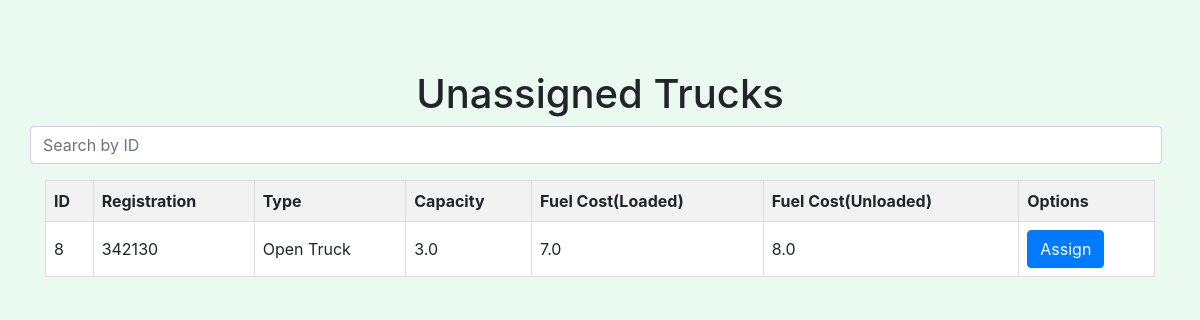
The page /sts/assign/1 (signed in) on the database its author committed.
### models.py (models this page shows, shortened)
class Vehicle(db.Model):
    vehicle_id = db.Column(db.Integer, primary_key=True, autoincrement=True)
    ward_id = db.Column(db.Integer, db.ForeignKey('sts_info.ward_id'))
    reg_num = db.Column(db.String(100), unique=True)
    vehicle_type = db.Column(db.Integer)
    vehicle_capacity = db.Column(db.Float)
    fcpk_unloaded = db.Column(db.Float)
    fcpk_loaded = db.Column(db.Float)

### sts.py (the view)
@sts.route('/assign/<int:wardId>')
def assign_sts(wardId: int):
    if 10 in session['permissions']:
        all_vehicles = Vehicle.query.filter_by(ward_id=-1).all()
        vehicles_data = [
                {
                 'id': vehicle.vehicle_id,
                 'ward': vehicle.ward_id,
                 'reg': vehicle.reg_num,
                 'type': vehicle.vehicle_type,
                 'capacity': vehicle.vehicle_capacity,
                 'loaded': vehicle.fcpk_loaded,
                 'unloaded': vehicle.fcpk_unloaded
                }
                for vehicle in all_vehicles]
        return render_template('unassigned_vehicles.html', vehicles=vehicles_data, ward_no=wardId)
    else:
        response = make_response(jsonify({"success": "False", "message": "Insufficient permissions"}), 401)
        return response

### templates/unassigned_vehicles.html (shortened to what this page needs)
<!DOCTYPE html>
<html lang="en">
<head>
    <link rel="stylesheet" href="https://cdn.jsdelivr.net/npm/bootstrap@4.6.2/dist/css/bootstrap.min.css">
</head>
<body>
<div class="container">
    <h1 class="row justify-content-center">Unassigned Trucks</h1>
    <div class="row justify-content-center mb-3">
        <input type="number" id="searchInput" class="form-control mr-2" placeholder="Search by ID">
    </div>
    <table id="vehicleTable">
        <thead>
            <tr>
                <th onclick="sortTable(0)">ID</th>
                <th onclick="sortTable(2)">Registration</th>
                <th onclick="sortTable(3)">Type</th>
                <th onclick="sortTable(4)">Capacity</th>
                <th onclick="sortTable(5)">Fuel Cost(Loaded)</th>
                <th onclick="sortTable(6)">Fuel Cost(Unloaded)</th>
                <th>Options</th>
            </tr>
        </thead>
        <tbody>
            {% for vehicle in vehicles %}
    <tr class="vehicleData">
        <td>{{ vehicle.id }}</td>
        <td>{{ vehicle.reg }}</td>
        {% if vehicle.type==1 %}
            <td>Open Truck</td>
        {% elif vehicle.type==2 %}
            <td>Dump Truck</td>
        {% elif vehicle.type==3 %}
            <td>Compactor</td>
        {% elif vehicle.type==4 %}
            <td>Container Carrier</td>
        {% endif %}
        <td>{{ vehicle.capacity }}</td>
        <td>{{ vehicle.loaded }}</td>
        <td>{{ vehicle.unloaded }}</td>
        <td>
            <form id="edit-form-{{ vehicle.id }}">
                <button type="submit" class="btn btn-primary">Assign</button>
            </form>
        </td>
    </tr>
{% endfor %}
        </tbody>
    </table>
</div>
</body>
</html>

### templates/unassigned_vehicles.html (style rules this page uses)
body { background-color: #eafaf1; padding: 20px; }
.container { margin-top: 50px; }
table { width: 100%; border-collapse: collapse; background-color: #fff; border: 1px solid #dddddd; }
th, td { border: 1px solid #dddddd; text-align: left; padding: 8px; }
th { background-color: #f2f2f2; cursor: pointer; }

### rows shown on the page
Vehicle: id "8", reg "342130", capacity "3.0", loaded "7.0", unloaded "8.0"
